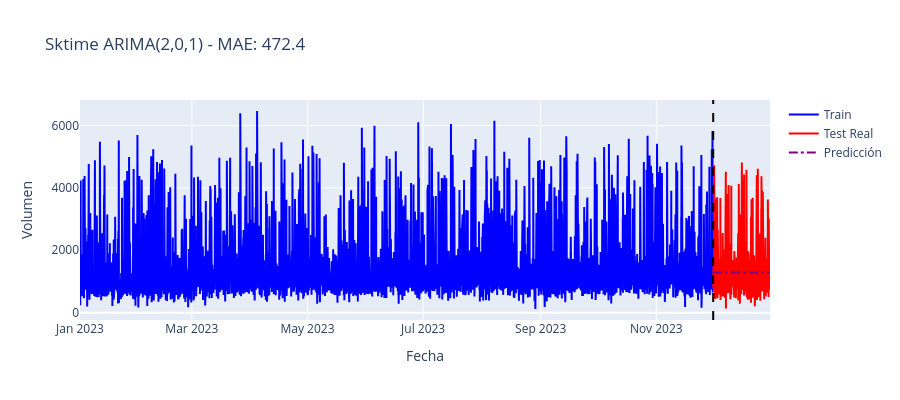

The code cell stored with this chart in its notebook:
### Code cell
# Gráfico
fig_sk = go.Figure()
fig_sk.add_trace(go.Scatter(x=train.index, y=train.values, mode='lines', name='Train', line=dict(color='blue')))
fig_sk.add_trace(go.Scatter(x=test.index, y=test.values, mode='lines', name='Test Real', line=dict(color='red')))
fig_sk.add_trace(go.Scatter(x=test.index, y=pred3, mode='lines', name='Predicción', line=dict(color='purple', dash='dashdot')))
fig_sk.add_vline(x=pd.to_datetime("2023-12-01"), line_dash="dash", line_color="black")
fig_sk.update_layout(title=f"Sktime ARIMA(2,{d},1) - MAE: {mae3:.1f}", xaxis_title="Fecha", yaxis_title="Volumen", width=900, height=400)
fig_sk.show()

### Figure 1 — Plotly figure (JSON) as saved in the notebook; plotly's stock layout.template omitted (floating-point values rounded to 4 significant figures; data arrays with more than 128 entries replaced by an {"elided": "..."} marker saying what was removed)
{"data": [{"line": {"color": "blue"}, "mode": "lines", "name": "Train", "type": "scatter", "x": {"elided": "8016 str values"}, "y": {"elided": "8016 float values"}}, {"line": {"color": "red"}, "mode": "lines", "name": "Test Real", "type": "scatter", "x": {"elided": "720 str values"}, "y": {"elided": "720 float values"}}, {"line": {"color": "purple", "dash": "dashdot"}, "mode": "lines", "name": "Predicción", "type": "scatter", "x": {"elided": "720 str values"}, "y": {"elided": "720 float values"}}], "layout": {"height": 400, "shapes": [{"line": {"color": "black", "dash": "dash"}, "type": "line", "x0": "2023-12-01T00:00:00", "x1": "2023-12-01T00:00:00", "xref": "x", "y0": 0, "y1": 1, "yref": "y domain"}], "title": {"text": "Sktime ARIMA(2,0,1) - MAE: 472.4"}, "width": 900, "xaxis": {"title": {"text": "Fecha"}}, "yaxis": {"title": {"text": "Volumen"}}}}
